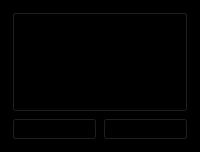
        <widget class="QFrame" name="frame_7">
         <property name="minimumSize">
          <size>
           <width>0</width>
           <height>100</height>
          </size>
         </property>
         <property name="maximumSize">
          <size>
           <width>210</width>
           <height>180</height>
          </size>
         </property>
         <property name="styleSheet">
          <string notr="true">background:black;</string>
         </property>
         <property name="frameShape">
          <enum>QFrame::StyledPanel</enum>
         </property>
         <property name="frameShadow">
          <enum>QFrame::Sunken</enum>
         </property>
         <property name="lineWidth">
          <number>3</number>
         </property>
         <layout class="QGridLayout" name="gridLayout_36">
          <item row="0" column="0" colspan="2">
           <widget class="QPushButton" name="pushButton_26">
            <property name="minimumSize">
             <size>
              <width>0</width>
              <height>100</height>
             </size>
            </property>
            <property name="maximumSize">
             <size>
              <width>200</width>
              <height>100</height>
             </size>
            </property>
            <property name="palette">
             <palette>
              <active>
               <colorrole role="Button">
                <brush brushstyle="SolidPattern">
                 <color alpha="0">
                  <red>0</red>
                  <green>0</green>
                  <blue>0</blue>
                 </color>
                </brush>
               </colorrole>
               <colorrole role="Base">
                <brush brushstyle="SolidPattern">
                 <color alpha="0">
                  <red>0</red>
                  <green>0</green>
                  <blue>0</blue>
                 </color>
                </brush>
               </colorrole>
               <colorrole role="Window">
                <brush brushstyle="SolidPattern">
                 <color alpha="0">
                  <red>0</red>
                  <green>0</green>
                  <blue>0</blue>
                 </color>
                </brush>
               </colorrole>
              </active>
              <inactive>
               <colorrole role="Button">
                <brush brushstyle="SolidPattern">
                 <color alpha="0">
                  <red>0</red>
                  <green>0</green>
                  <blue>0</blue>
                 </color>
                </brush>
               </colorrole>
               <colorrole role="Base">
                <brush brushstyle="SolidPattern">
                 <color alpha="0">
                  <red>0</red>
                  <green>0</green>
                  <blue>0</blue>
                 </color>
                </brush>
               </colorrole>
               <colorrole role="Window">
                <brush brushstyle="SolidPattern">
                 <color alpha="0">
                  <red>0</red>
                  <green>0</green>
                  <blue>0</blue>
                 </color>
                </brush>
               </colorrole>
              </inactive>
              <disabled>
               <colorrole role="Button">
                <brush brushstyle="SolidPattern">
                 <color alpha="0">
                  <red>0</red>
                  <green>0</green>
                  <blue>0</blue>
                 </color>
                </brush>
               </colorrole>
               <colorrole role="Base">
                <brush brushstyle="SolidPattern">
                 <color alpha="0">
                  <red>0</red>
                  <green>0</green>
                  <blue>0</blue>
                 </color>
                </brush>
               </colorrole>
               <colorrole role="Window">
                <brush brushstyle="SolidPattern">
                 <color alpha="0">
                  <red>0</red>
                  <green>0</green>
                  <blue>0</blue>
                 </color>
                </brush>
               </colorrole>
              </disabled>
             </palette>
            </property>
            <property name="toolTip">
             <string>&lt;html&gt;&lt;head/&gt;&lt;body&gt;&lt;p&gt;&lt;img src=&quot;:/toolTip/res/tooltips/CoinserverTooltip.png&quot;/&gt;&lt;/p&gt;&lt;/body&gt;&lt;/html&gt;</string>
            </property>
            <property name="styleSheet">
             <string notr="true">background:transparent;</string>
            </property>
            <property name="text">
             <string/>
            </property>
            <property name="icon">
             <iconset resource="../bitcoin.qrc">
              <normaloff>:/images/res/images/FlapXcoin/Community/Elite.png</normaloff>:/images/res/images/FlapXcoin/Community/Elite.png</iconset>
            </property>
            <property name="iconSize">
             <size>
              <width>100</width>
              <height>90</height>
             </size>
            </property>
           </widget>
          </item>
          <item row="1" column="0">
           <widget class="QPushButton" name="pushButton_27">
            <property name="maximumSize">
             <size>
              <width>160</width>
              <height>65</height>
             </size>
            </property>
            <property name="palette">
             <palette>
              <active>
               <colorrole role="Button">
                <brush brushstyle="SolidPattern">
                 <color alpha="0">
                  <red>0</red>
                  <green>0</green>
                  <blue>0</blue>
                 </color>
                </brush>
               </colorrole>
               <colorrole role="Base">
                <brush brushstyle="SolidPattern">
                 <color alpha="0">
                  <red>0</red>
                  <green>0</green>
                  <blue>0</blue>
                 </color>
                </brush>
               </colorrole>
               <colorrole role="Window">
                <brush brushstyle="SolidPattern">
                 <color alpha="0">
                  <red>0</red>
                  <green>0</green>
                  <blue>0</blue>
                 </color>
                </brush>
               </colorrole>
              </active>
              <inactive>
               <colorrole role="Button">
                <brush brushstyle="SolidPattern">
                 <color alpha="0">
                  <red>0</red>
                  <green>0</green>
                  <blue>0</blue>
                 </color>
                </brush>
               </colorrole>
               <colorrole role="Base">
                <brush brushstyle="SolidPattern">
                 <color alpha="0">
                  <red>0</red>
                  <green>0</green>
                  <blue>0</blue>
                 </color>
                </brush>
               </colorrole>
               <colorrole role="Window">
                <brush brushstyle="SolidPattern">
                 <color alpha="0">
                  <red>0</red>
                  <green>0</green>
                  <blue>0</blue>
                 </color>
                </brush>
               </colorrole>
              </inactive>
              <disabled>
               <colorrole role="Button">
                <brush brushstyle="SolidPattern">
                 <color alpha="0">
                  <red>0</red>
                  <green>0</green>
                  <blue>0</blue>
                 </color>
                </brush>
               </colorrole>
               <colorrole role="Base">
                <brush brushstyle="SolidPattern">
                 <color alpha="0">
                  <red>0</red>
                  <green>0</green>
                  <blue>0</blue>
                 </color>
                </brush>
               </colorrole>
               <colorrole role="Window">
                <brush brushstyle="SolidPattern">
                 <color alpha="0">
                  <red>0</red>
                  <green>0</green>
                  <blue>0</blue>
                 </color>
                </brush>
               </colorrole>
              </disabled>
             </palette>
            </property>
            <property name="toolTip">
             <string>&lt;html&gt;&lt;head/&gt;&lt;body&gt;&lt;p&gt;&lt;img src=&quot;:/toolTip/res/tooltips/CoinserverTooltip.png&quot;/&gt;&lt;/p&gt;&lt;/body&gt;&lt;/html&gt;</string>
            </property>
            <property name="styleSheet">
             <string notr="true">background:transparent;</string>
            </property>
            <property name="text">
             <string/>
            </property>
            <property name="icon">
             <iconset resource="../bitcoin.qrc">
              <normaloff>:/images/res/images/FlapXcoin/Social/Discord.png</normaloff>:/images/res/images/FlapXcoin/Social/Discord.png</iconset>
            </property>
            <property name="iconSize">
             <size>
              <width>100</width>
              <height>30</height>
             </size>
            </property>
           </widget>
          </item>
          <item row="1" column="1">
           <widget class="QPushButton" name="pushButton_32">
            <property name="maximumSize">
             <size>
              <width>160</width>
              <height>65</height>
             </size>
            </property>
            <property name="palette">
             <palette>
              <active>
               <colorrole role="Button">
                <brush brushstyle="SolidPattern">
                 <color alpha="255">
                  <red>0</red>
                  <green>0</green>
                  <blue>0</blue>
                 </color>
                </brush>
               </colorrole>
               <colorrole role="Base">
                <brush brushstyle="SolidPattern">
                 <color alpha="255">
                  <red>0</red>
                  <green>0</green>
                  <blue>0</blue>
                 </color>
                </brush>
               </colorrole>
               <colorrole role="Window">
                <brush brushstyle="SolidPattern">
                 <color alpha="255">
                  <red>0</red>
                  <green>0</green>
                  <blue>0</blue>
                 </color>
                </brush>
               </colorrole>
              </active>
              <inactive>
               <colorrole role="Button">
                <brush brushstyle="SolidPattern">
                 <color alpha="255">
                  <red>0</red>
                  <green>0</green>
                  <blue>0</blue>
                 </color>
                </brush>
               </colorrole>
               <colorrole role="Base">
                <brush brushstyle="SolidPattern">
                 <color alpha="255">
                  <red>0</red>
                  <green>0</green>
                  <blue>0</blue>
                 </color>
                </brush>
               </colorrole>
               <colorrole role="Window">
                <brush brushstyle="SolidPattern">
                 <color alpha="255">
                  <red>0</red>
                  <green>0</green>
                  <blue>0</blue>
                 </color>
                </brush>
               </colorrole>
              </inactive>
              <disabled>
               <colorrole role="Button">
                <brush brushstyle="SolidPattern">
                 <color alpha="255">
                  <red>0</red>
                  <green>0</green>
                  <blue>0</blue>
                 </color>
                </brush>
               </colorrole>
               <colorrole role="Base">
                <brush brushstyle="SolidPattern">
                 <color alpha="255">
                  <red>0</red>
                  <green>0</green>
                  <blue>0</blue>
                 </color>
                </brush>
               </colorrole>
               <colorrole role="Window">
                <brush brushstyle="SolidPattern">
                 <color alpha="255">
                  <red>0</red>
                  <green>0</green>
                  <blue>0</blue>
                 </color>
                </brush>
               </colorrole>
              </disabled>
             </palette>
            </property>
            <property name="toolTip">
             <string>&lt;html&gt;&lt;head/&gt;&lt;body&gt;&lt;p&gt;&lt;img src=&quot;:/toolTip/res/tooltips/CoinserverTooltip.png&quot;/&gt;&lt;/p&gt;&lt;/body&gt;&lt;/html&gt;</string>
            </property>
            <property name="styleSheet">
             <string notr="true">background:black;</string>
            </property>
            <property name="text">
             <string/>
            </property>
            <property name="icon">
             <iconset resource="../bitcoin.qrc">
              <normaloff>:/images/res/images/FlapXcoin/Social/Cc.png</normaloff>:/images/res/images/FlapXcoin/Social/Cc.png</iconset>
            </property>
            <property name="iconSize">
             <size>
              <width>90</width>
              <height>30</height>
             </size>
            </property>
           </widget>
          </item>
         </layout>
        </widget>
